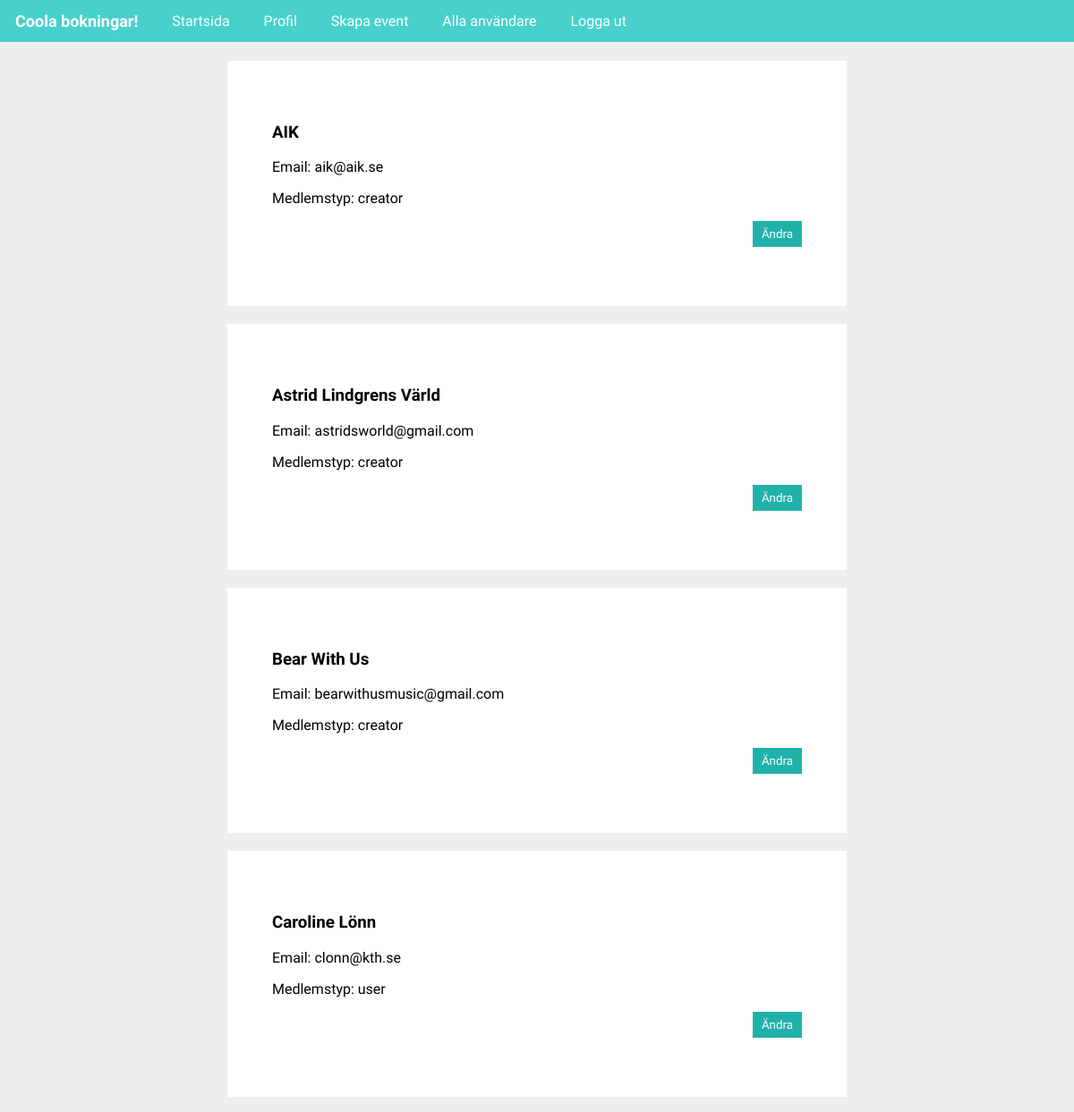
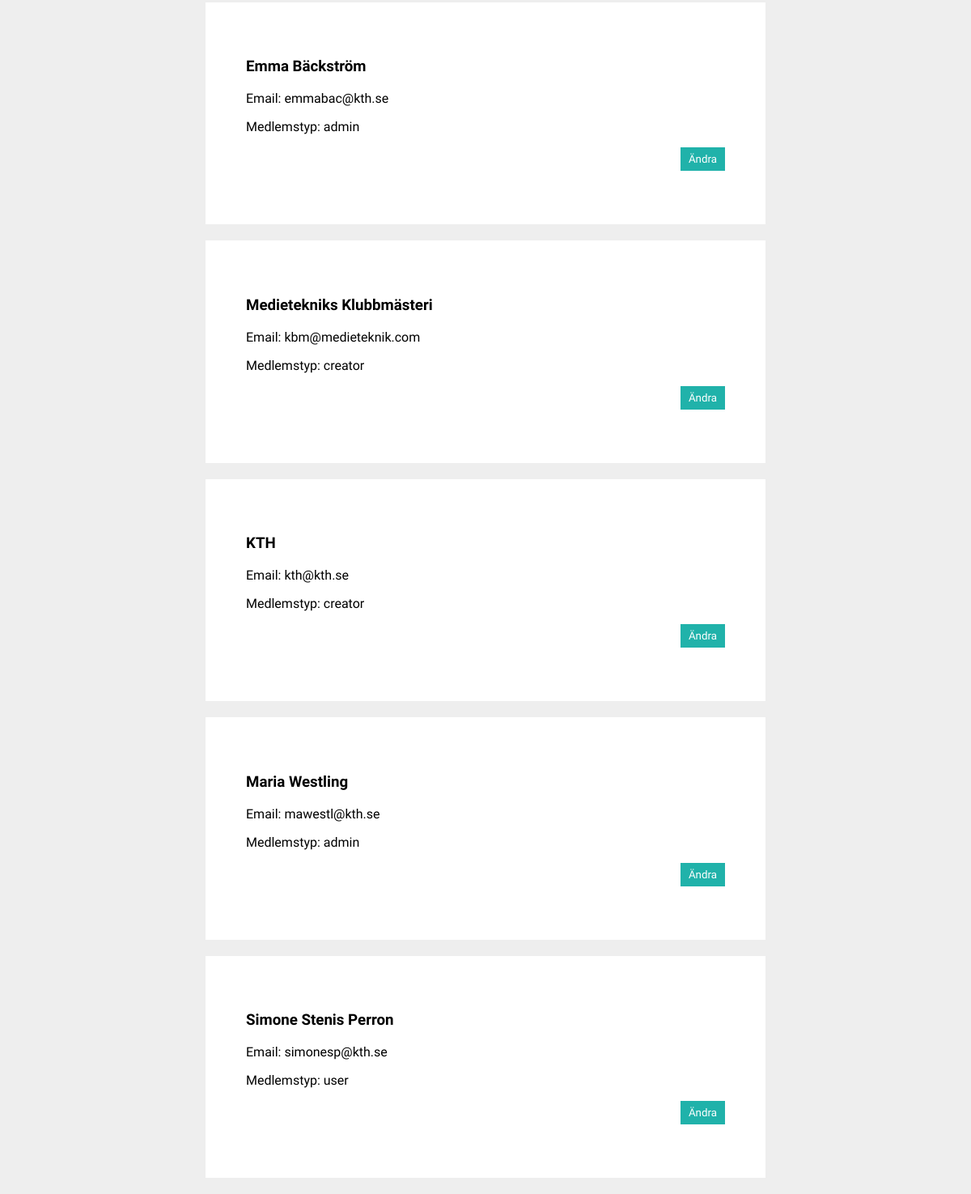
Page /all_users.php (signed in) on the committed database (2 pictures, top to bottom).
### tables this page shows
CREATE TABLE users (
	user_email VARCHAR(40) PRIMARY KEY,
	user_name VARCHAR(50),
	user_password VARCHAR(20),
	user_type VARCHAR(8)
);

### all_users.php (the view, shortened to what this page needs)
<html>
	<?php
		$link = mysqli_connect('localhost', 'emmabac', 'emmabac-xmlpub13', 'emmabac');
	    $query = "SELECT user_email, user_name, user_password, user_type
	    		  FROM users
	    ";
	    if (($result = mysqli_query($link, $query)) === false) {
	       printf("Query failed: %s<br />\n%s", $query, mysqli_error($link));
	       exit();
	    }
	    $users = "";
	    while ($line = $result->fetch_object()) {
	        $user_email = $line->user_email;
	        $user_name = $line->user_name;
	        $user_type = $line->user_type;
	        $user_email = utf8_encode($user_email);
	        $user_name = utf8_encode($user_name);
	        $user_type = utf8_encode($user_type);
	        $users .= "<div class='container'>
		        	<h3>$user_name</h3>
		        	<p>Email: $user_email</p>
		        	<p>Medlemstyp: $user_type</p>
		        	<form action='update_user.php' method='post'>
						<input type='hidden' value='{$user_email}' name='user_id'/>
						<input class='submit_button' type='submit' value='Ändra'/>
					</form>
				</div>
	        ";
	    }
	?>
	<head>
	    <link rel="stylesheet" type="text/css" href="/~emmabac/DM2517/project/style.css"/>
	</head>
	<body>
		<?php
		include 'menu.php';
		print $users;
    ?>
	</body>
</html>

### menu.php
<div class="menu">
    <h2>Coola bokningar!</h2>
    <ul>
        <li><a href="index.php">Startsida</a></li>
        <li><a href="profile.php">Profil</a></li>
    <?php
        if(!isset($_SESSION['name'])) {
            $loginItem = "<li><a href='login.php'>Logga in</a></li>";
        } else {
            $loginItem = "<li><a href='logout.php'>Logga ut</a></li>";
        }
        if(isset($_SESSION['name'])) {
            if($_SESSION['user_type'] == 'admin' || $_SESSION['user_type'] == 'creator') {
                print "<li><a href='create_event.php'>Skapa event</a></li>";
            }
        }
    ?>
    <?php
        if(isset($_SESSION['name'])) {
            if($_SESSION['user_type'] == 'admin') {
                print "<li><a href='all_users.php'>Alla användare</a></li>";
            }
        }
    ?>
    <?php
        print $loginItem;
    ?>
    </ul>
</div>

### style.css (style rules this page uses)
body { background-color: #eee; font-family: 'Raleway'; padding-top: 40px; }
input { font-family: 'Raleway'; }
a, a:visited { color: blue; text-decoration: none; }
.menu { width: 100%; height: 47px; position: fixed; top: 0; left: 0; background-color: MediumTurquoise; }
.menu h2 { display: inline-block; padding: 0; margin: 0 17px; vertical-align: middle; font-size: 18px; color: #fff; }
.menu ul { padding: 0; margin: 0; display: inline-block; list-style-type: none; }
.menu li { display: inline-block; padding: 14px 17px; background-color: none; cursor: pointer; vertical-align: middle; }
.menu li a, .menu li a:visited { color: #fff; }
.container { background-color: #fff; padding: 50px; margin: 20px auto; width: 50%; }
.submit_button, .submit_button_delete { background-color: lightseagreen; padding: 7px 10px; border: none; color: #fff; cursor: pointer; }
form { width: 100%; text-align: right; }

### rows in the picture
users: user_name "AIK", user_email "aik@aik.se", user_type "creator"
users: user_name "Astrid Lindgrens Värld", user_email "astridsworld@gmail.com", user_type "creator"
users: user_name "Bear With Us", user_email "bearwithusmusic@gmail.com", user_type "creator"
users: user_name "Caroline Lönn", user_email "clonn@kth.se", user_type "user"
users: user_name "Emma Bäckström", user_email "emmabac@kth.se", user_type "admin"
users: user_name "Medietekniks Klubbmästeri", user_email "kbm@medieteknik.com", user_type "creator"
users: user_name "KTH", user_email "kth@kth.se", user_type "creator"
users: user_name "Maria Westling", user_email "mawestl@kth.se", user_type "admin"
users: user_name "Simone Stenis Perron", user_email "simonesp@kth.se", user_type "user"
